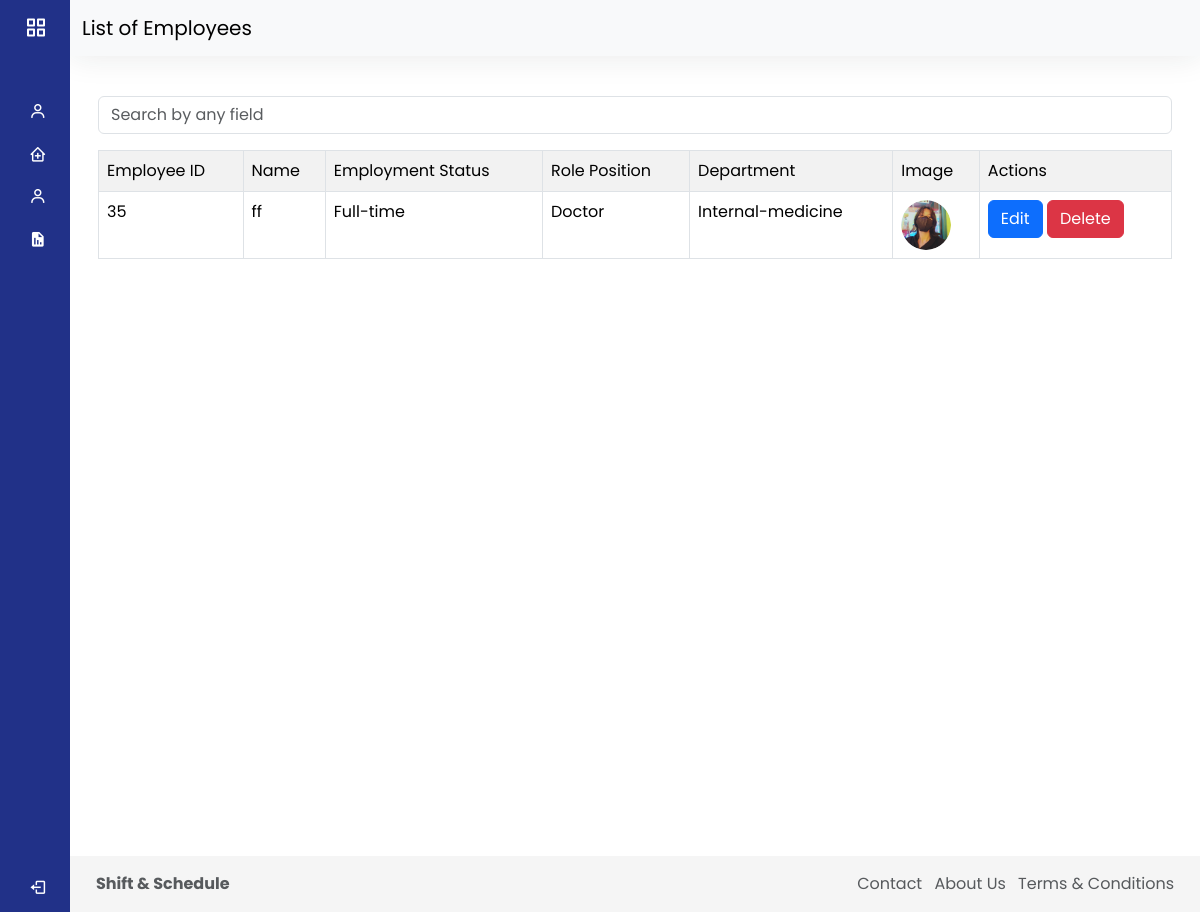
The app's page /admin/list-of-employees.php with its own data.
### tables this page shows
CREATE TABLE `employee_table` (
  `emp_id` int(25) NOT NULL,
  `emp_name` varchar(255) NOT NULL,
  `emp_status` varchar(255) NOT NULL,
  `emp_role` varchar(255) NOT NULL,
  `emp_department` varchar(255) NOT NULL,
  `emp_img` varchar(255) NOT NULL
);

### admin/list-of-employees.php (the view, shortened to what this page needs)
<?php
require_once("/xampp/htdocs/LEI/connections.php");
$search_query = "";
$limit = 5;
$page = isset($_GET['page']) ? (int)$_GET['page'] : 1;
$offset = ($page - 1) * $limit;
$query = "SELECT * FROM employee_table";
$query .= " LIMIT $limit OFFSET $offset";
$result = mysqli_query($connections, $query);
?>
<!DOCTYPE html>
<html>
<head>
    <link href='https://unpkg.com/boxicons@2.1.4/css/boxicons.min.css' rel='stylesheet'>
    <link href="https://cdn.jsdelivr.net/npm/bootstrap@5.3.2/dist/css/bootstrap.min.css" rel="stylesheet">
    <link rel="stylesheet" href="dashboard.css">
</head>
<body>
    <div class="wrapper">
        <aside id="sidebar">
            <div class="d-flex">
                <button class="toggle-btn" type="button">
                    <i class='bx bx-grid-alt'></i>
                </button>
            </div>
            <ul class="sidebar-nav">
                <li class="sidebar-item">
                    <a href="dashboard" class="sidebar-link">
                        <i class='bx bx-user'></i>
                    </a>
                </li>
                <li class="sidebar-item">
                    <a href="addsched.html" class="sidebar-link collapsed has-dropdown" data-bs-toggle="collapse" data-bs-target="#sched" aria-expanded="false" aria-controls="auth">
                        <i class='bx bx-clinic'></i>
                    </a>
                </li>
                <li class="sidebar-item">
                    <a href="#" class="sidebar-link collapsed has-dropdown" data-bs-toggle="collapse" data-bs-target="#list" aria-expanded="false" aria-controls="auth">
                        <i class='bx bx-user'></i>
                    </a>
                </li>
                <li class="sidebar-item">
                    <a href="request" class="sidebar-link">
                        <i class='bx bxs-report'></i>
                    </a>
                </li>
            </ul>
            <div class="sidebar-footer">
                <a href="#" class="sidebar-link" data-bs-toggle="modal" data-bs-target="#exampleModal">
                    <i class='bx bx-log-out'></i>
                </a>
            </div>
        </aside>
        <div class="main">
            <nav class="navbar navbar-expand-lg navbar-light bg-light">
                <div class="container-fluid">
                    <a class="navbar-brand" href="#">List of Employees</a>
                </div>
            </nav>
            <div class="main">
                <main class="content px-3 py-4">
                    <div class="container-fluid">
                        <form method="POST" action="<?php echo $_SERVER['PHP_SELF']; ?>" class="mb-3">
                            <div class="input-group">
                                <input type="text" name="search_query" class="form-control" placeholder="Search by any field" value="<?php echo htmlspecialchars($search_query); ?>" onkeypress="if(event.keyCode == 13) { this.form.submit(); return false; }">
                            </div>
                        </form>
                        <div class="mb-3">
                            <table id="documentsTable" class="table table-striped table-bordered mx-auto custom-table">
                                    <tr>
                                        <td> Employee ID </td>
                                        <td> Name </td>
                                        <td> Employment Status </td>
                                        <td> Role Position </td>
                                        <td> Department </td>
                                        <td> Image </td>
                                        <td> Actions </td>
                                    </tr>
                                    <?php
                                    while ($row = mysqli_fetch_assoc($result)) {
                                        $emp_id = $row['emp_id'];
                                        $emp_name = $row['emp_name'];
                                        $emp_status = $row['emp_status'];
                                        $emp_role = $row['emp_role'];
                                        $emp_department = $row['emp_department'];
                                        $emp_img = $row['emp_img'];
                                    ?>
                                        <tr>
                                            <td><?php echo $emp_id ?></td>
                                            <td><?php echo $emp_name ?></td>
                                            <td><?php echo $emp_status ?></td>
                                            <td><?php echo $emp_role ?></td>
                                            <td><?php echo $emp_department ?></td>
                                            <td><img src="/LEI/image/<?php echo $emp_img; ?>" alt="Employee Image" class="emp-img"></td>
                                            <td>
                                                <button type="button" class="btn btn-primary edit-btn" data-bs-toggle="modal" data-bs-target="#editModal<?php echo $emp_id ?>">Edit</button>
                                                <button type="button" class="btn btn-danger" data-bs-toggle="modal" data-bs-target="#deleteModal<?php echo $emp_id ?>">Delete</button>
                                            </td>
                                        </tr>
                                        <?php
                                    }
                                        ?>
                                </table>
                            </div>
                        </div>
                    </div>
                <footer class="footer">
                    <div class="container-fluid">
                        <div class="row text-body-secondary">
                            <div class="col-6 text-start ">
                                <a class="text-body-secondary" href=" #">
                                    <strong>Shift & Schedule</strong>
                                </a>
                            </div>
                            <div class="col-6 text-end text-body-secondary d-none d-md-block">
                                <ul class="list-inline mb-0">
                                    <li class="list-inline-item">
                                        <a class="text-body-secondary" href="#">Contact</a>
                                    </li>
                                    <li class="list-inline-item">
                                        <a class="text-body-secondary" href="#">About Us</a>
                                    </li>
                                    <li class="list-inline-item">
                                        <a class="text-body-secondary" href="#">Terms & Conditions</a>
                                    </li>
                                </ul>
                            </div>
                        </div>
                    </div>
                </footer>
            </div>
        </div>
</body>
</html>

### admin/dashboard.css (style rules this page uses)
a { text-decoration: none; }
li { list-style: none; }
body { font-family: 'Poppins', sans-serif; }
.wrapper { display: flex; }
.main { display: flex; flex-direction: column; min-height: 100vh; width: 100%; overflow: hidden; transition: all 0.35s ease-in-out; background-color: #fff; min-width: 0; }
#sidebar { width: 70px; min-width: 70px; z-index: 1000; transition: all .25s ease-in-out; background-color: #213188; display: flex; flex-direction: column; }
.toggle-btn { background-color: transparent; cursor: pointer; border: 0; padding: 1rem 1.5rem; }
.toggle-btn i { font-size: 1.5rem; color: #FFF; }
.sidebar-nav { padding: 2rem 0; flex: 1 1 auto; }
a.sidebar-link { padding: .625rem 1.625rem; color: #FFF; display: block; font-size: 0.9rem; white-space: nowrap; border-left: 3px solid transparent; }
.sidebar-link i, .dropdown-item i { font-size: 1.1rem; margin-right: .75rem; }
.sidebar-item { position: relative; }
.navbar { background-color: #f5f5f5; box-shadow: 0 0 2rem 0 rgba(33, 37, 41, .1); }
.content { flex: 1 1 auto; }
footer { background-color: #f5f5f5; padding: 1rem .875rem; }
@media (min-width: 768px) { .form-control::placeholder { background-color: #fff; } }
.d-none { display: none; }

### admin/list-of-employees.php (style rules this page uses)
.emp-img { width: 50px; height: 50px; object-fit: cover; border-radius: 50%; }

### records on screen
employee_table: emp_id "35", emp_name "ff", emp_status "Full-time", emp_role "Doctor", emp_department "Internal-medicine", emp_img (picture)
